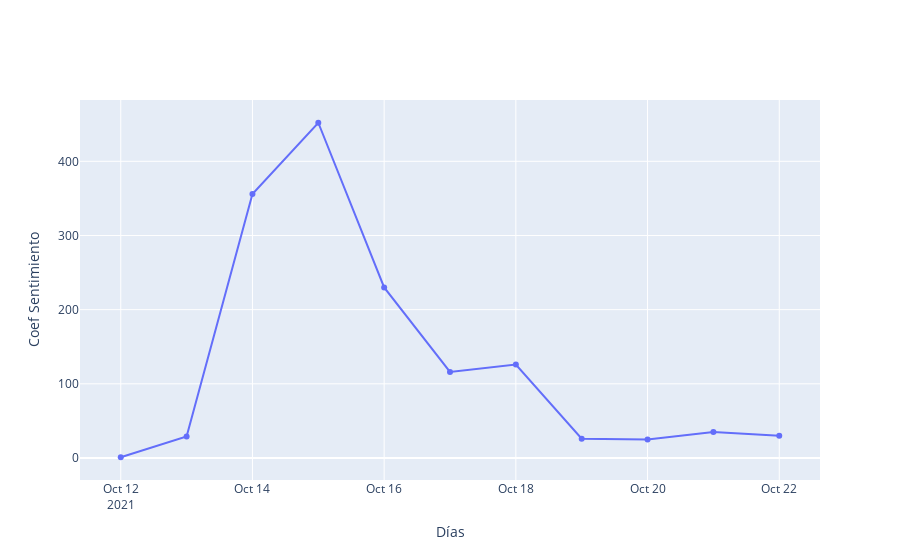

Notebook cell for this chart:
### Code cell
data = [go.Scatter(
                x=B.FechaPublicacion,
                y=B['Texto']
        )
        ]
fig = go.Figure()

fig.add_trace(go.Scatter(x=B.FechaPublicacion, y=B['Texto'],
                    mode='lines+markers',
                    name='lines+markers'))

fig.update_layout(
    xaxis_title="Días",
    yaxis_title="Coef Sentimiento",
)

fig.show()

### Figure 1 — Plotly figure (JSON) as saved in the notebook; plotly's stock layout.template omitted (floating-point values rounded to 4 significant figures)
{"data": [{"mode": "lines+markers", "name": "lines+markers", "type": "scatter", "x": ["2021-10-12T00:00:00", "2021-10-13T00:00:00", "2021-10-14T00:00:00", "2021-10-15T00:00:00", "2021-10-16T00:00:00", "2021-10-17T00:00:00", "2021-10-18T00:00:00", "2021-10-19T00:00:00", "2021-10-20T00:00:00", "2021-10-21T00:00:00", "2021-10-22T00:00:00"], "y": [1, 29, 356, 452, 230, 116, 126, 26, 25, 35, 30]}], "layout": {"xaxis": {"title": {"text": "Días"}}, "yaxis": {"title": {"text": "Coef Sentimiento"}}}}
